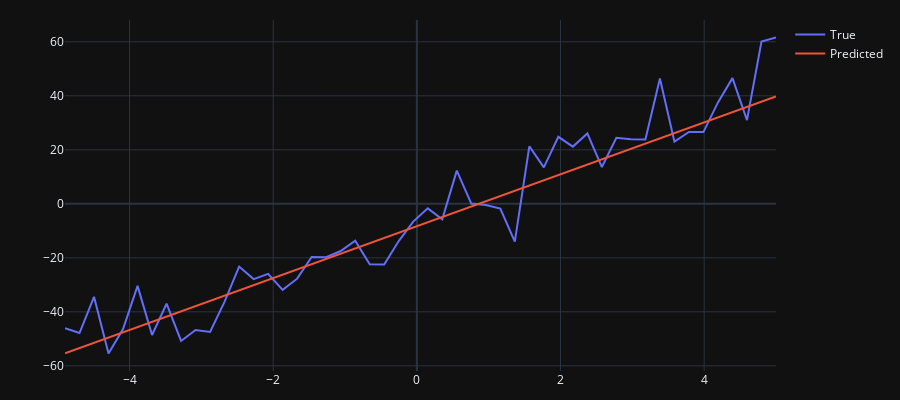

Here is the notebook cell this chart was saved with:
### Code cell
fig = go.Figure()
fig.add_scatter(x=X_test.ravel(), y=y_test, name='True')
fig.add_scatter(x=X_test.ravel(), y=y_predicted, name='Predicted')
fig.update_layout(hovermode='x', height=400, width=900, margin=dict(l=65, r=40, t=20, b=15), template=theme)
